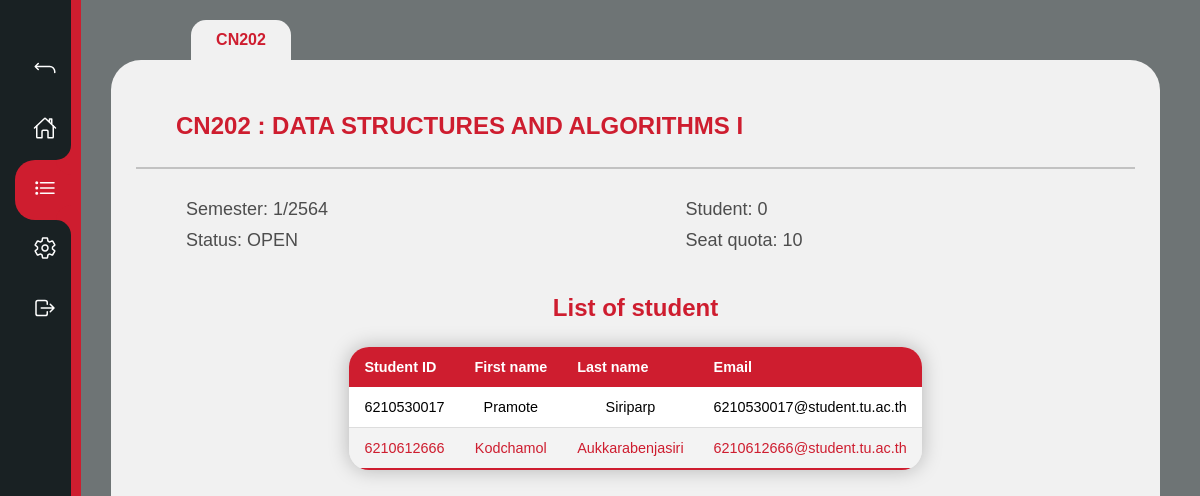
The page /course/1/ (signed in) on the database its author committed.
### courses/models.py (models this page shows, shortened)
class Course(models.Model):
    c_code = models.CharField(max_length=5)
    c_name = models.CharField(max_length=150, null = True)
    semester = models.IntegerField()
    a_year = models.IntegerField()
    count_stu = models.IntegerField(default=0)
    max_stu = models.IntegerField()
    status = models.BooleanField(default=True)

class Student(models.Model):
    user = models.OneToOneField(User, null=True, on_delete=models.CASCADE)
    First_name = models.CharField(max_length=100, null = True)
    Last_name = models.CharField(max_length=100, null = True)
    email = models.CharField(max_length=200, null = True)
    student_id = models.CharField(max_length=10, null = True)

### courses/decorators.py (the view)
	def wrapper_function(request, *args, **kwargs):
		group = None
		if request.user.groups.exists():
			group = request.user.groups.all()[0].name
		if group == 'student':
			return redirect('courses:index')
		if group == 'admin':
			return view_func(request, *args, **kwargs)

### courses/views.py (called while the page is built)
@login_required(login_url='courses:login')
@admin_only
def course(request, pk_test):
    course = Course.objects.get(id=pk_test)
    students = Student.objects.all()
    context = {"course": course, "students": students}
    return render(request, "courses/course.html", context)

### courses/templates/courses/course.html (shortened to what this page needs)
{% extends "courses/layout.html" %}
{% load static %}
{% block body %}
<div class="navigation">
        <ul>
            <li class="list">
                <a href="{% url 'courses:admincourses' %}">
                    <span class="icon"><ion-icon name="return-up-back-outline"></ion-icon></span>
                </a>
            </li>
            <li class="list">
                <a href="{% url 'courses:indexadmin' %}">
                    <span class="icon"><ion-icon name="home-outline"></ion-icon></span>
                </a>
            </li>
            <li class="list active">
                <a href="{% url 'courses:admincourses' %}">
                    <span class="icon"><ion-icon name="list-outline"></ion-icon></span>
                </a>
            </li>
            <li class="list">
                <a href="../admin/">
                    <span class="icon"><ion-icon name="settings-outline"></ion-icon></span>
                </a>
            </li>
            <li class="list">
                <a href="{% url 'courses:logout' %}">
                    <span class="icon"><ion-icon name="log-out-outline"></ion-icon></span>
                </a>
            </li>
        </ul>
    </div>
    <div class="containercourse">
        <div class="coursehead">
            <div class="labelcourse"><p>{{ course.c_code }}</p></div>
        </div>
        <div class="pagecourse">
            <div class="pagehead">
                <h2>{{ course.c_code }} : {{course.c_name}}</h2>
            </div>
            <div class="pagebody">
                <div class="pb-up">
                    <div class="pb-l">
                        <p>Semester: {{course.semester}}/{{course.a_year}}</p>
                        {% if course.status %}
                            <p>Status: OPEN</p>
                        {% else %}
                            <p>Status: CLOSED</p>
                        {% endif %}
                    </div>
                    <div class="pb-r">
                        <p>Student: {{course.count_stu}}</p>
                        <p>Seat quota: {{course.max_stu}}</p>
                    </div>
                </div>
                <div class="pb-low">
                    <div class="containertable">
                        <h2>List of student</h2>
                        <div class="table">
                            <table class="content-table">
                                <thead>
                                    <tr>
                                        <th>Student ID</th>
                                        <th>First name</th>
                                        <th>Last name</th>
                                        <th>Email</th>
                                    </tr>
                                </thead>
                                <tbody>
                                    {% for student in students %}
                                    <tr>
                                        <td>{{ student.student_id }}</td>
                                        <td>{{ student.First_name }}</td>
                                        <td>{{ student.Last_name }}</td>
                                        <td>{{ student.email }}</td>
                                    </tr>
                                    {% endfor %}
                                </tbody>
                            </table>
                        </div>
                    </div>
                </div>
            </div>
        </div>
    </div>
{% endblock %}

### static/css/style.css (style rules this page uses)
* { margin: 0; padding: 0; box-sizing: border-box; font-family: Arial, Helvetica, sans-serif; }
body { display: flex; justify-content: left; align-items: top; min-height: 100vh; background-color: #6e7475; }
.navigation { position: relative; width: 75px; background: #192123; box-shadow: 10px 0 0 #ce1d2f; border-left: 10px solid #192123; overflow-x: hidden; transition: width 0.5s; }
.navigation ul { position: absolute; top: 0; left: 0; width: 100%; padding-left: 5px; padding-top: 40px; }
.navigation ul li { position: relative; list-style: none; width: 100%; border-top-left-radius: 20px; border-bottom-left-radius: 20px; }
.navigation ul li.active { background: #ce1d2f; }
.navigation ul li.active a::before { content: ''; position: absolute; top: -30px; right: 0; width: 30px; height: 30px; background: transparent; border-radius: 50%; box-shadow: 15px 15px 0 #ce1d2f; }
.navigation ul li.active a::after { content: ''; position: absolute; bottom: -30px; right: 0; width: 30px; height: 30px; background: transparent; border-radius: 50%; box-shadow: 15px -15px 0 #ce1d2f; }
.navigation ul li a { position: relative; display: block; width: 100%; display: flex; text-decoration: none; color: #fff; }
.navigation ul li a .icon { position: relative; display: block; min-width: 60px; height: 60px; line-height: 70px; text-align: center; }
.navigation ul li a .icon ion-icon { position: relative; font-size: 1.5em; z-index: 1; }
.containertable { position: relative; width: 100%; padding: 20px; display: flex; justify-content: center; align-items: center; text-align: center; flex-direction: column; }
.containertable .content-table { border-collapse: collapse; margin: 25px 0; font-size: 0.9rem; min-width: 400px; border-radius: 20px; overflow: hidden; box-shadow: 0 0 20px rgba(0, 0, 0, 0.25); }
.containertable .content-table thead tr { background-color: #ce1d2f; color: #ffffff; text-align: left; font-weight: bold; }
.containertable .content-table th, .containertable .content-table td { padding: 12px 15px; }
.containertable .content-table tbody tr { border-bottom: 1px solid #dddddd; background-color: white; }
.containertable .content-table tbody tr:nth-of-type(even) { background-color: #f3f3f3; color: #ce1d2f; }
.containertable .content-table tbody tr:last-of-type { border-bottom: 2px solid #ce1d2f; }
.containercourse { position: relative; display: flex; margin: 0; padding: 20px; width: 100%; justify-content: center; align-items: center; text-align: center; flex-direction: column; }
.containercourse .coursehead { width: calc(100% - 200px); }
.containercourse .coursehead .labelcourse { background: #f1f1f1; width: 100px; height: 40px; display: flex; justify-content: center; align-items: center; text-align: center; border-top-left-radius: 15px; border-top-right-radius: 15px; }
.containercourse .coursehead .labelcourse p { font-weight: bold; color: #ce1d2f; }
.containercourse .pagecourse { background: #f1f1f1; display: flex; flex-direction: column; height: calc(100% - 40px); place-content: center; width: calc(100% - 40px); border-radius: 30px; padding: 25px; }
.containercourse .pagecourse .pagehead { height: 10%; text-align: left; border-bottom: 2px solid #c2c2c2; }
.containercourse .pagecourse .pagehead h2 { margin-left: 40px; margin-top: 10px; color: #ce1d2f; }
.containercourse .pagecourse .pagebody { height: 85%; text-align: left; }
.containercourse .pagecourse .pagebody .pb-up { display: flex; }
.containercourse .pagecourse .pagebody .pb-up .pb-l { width: 50%; height: 105px; padding: 20px; }
.containercourse .pagecourse .pagebody .pb-up .pb-l p { color: rgb(77, 77, 77); font-size: 18px; margin: 10px; margin-left: 30px; }
.containercourse .pagecourse .pagebody .pb-up .pb-r { width: 50%; height: 105px; padding: 20px; }
.containercourse .pagecourse .pagebody .pb-up .pb-r p { color: rgb(77, 77, 77); font-size: 18px; margin: 10px; margin-left: 30px; }
.containercourse .pagecourse .pagebody .pb-low { width: 100%; }
.containercourse .pagecourse .pagebody .pb-low .containertable h2 { color: #ce1d2f; }

### rows shown on the page
Course: c_code "CN202", c_name "DATA STRUCTURES AND ALGORITHMS I", semester "1", a_year "2564", count_stu "0", max_stu "10"
Student: student_id "6210530017", First_name "Pramote", Last_name "Siriparp", email "6210530017@student.tu.ac.th"
Student: student_id "6210612666", First_name "Kodchamol", Last_name "Aukkarabenjasiri", email "6210612666@student.tu.ac.th"
